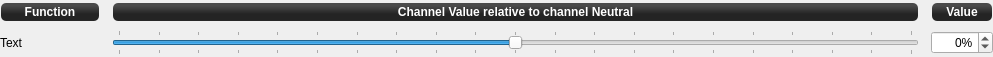
<?xml version="1.0" encoding="UTF-8"?>
<ui version="4.0">
 <class>FailsafeChannelForm</class>
 <widget class="QWidget" name="FailsafeChannelForm">
  <property name="geometry">
   <rect>
    <x>0</x>
    <y>0</y>
    <width>993</width>
    <height>57</height>
   </rect>
  </property>
  <property name="windowTitle">
   <string>Form</string>
  </property>
  <layout class="QGridLayout" name="gridLayout">
   <property name="leftMargin">
    <number>0</number>
   </property>
   <property name="topMargin">
    <number>0</number>
   </property>
   <property name="rightMargin">
    <number>0</number>
   </property>
   <property name="bottomMargin">
    <number>0</number>
   </property>
   <property name="horizontalSpacing">
    <number>12</number>
   </property>
   <item row="0" column="1">
    <widget class="QLabel" name="legend4">
     <property name="enabled">
      <bool>true</bool>
     </property>
     <property name="sizePolicy">
      <sizepolicy hsizetype="Expanding" vsizetype="Fixed">
       <horstretch>0</horstretch>
       <verstretch>0</verstretch>
      </sizepolicy>
     </property>
     <property name="minimumSize">
      <size>
       <width>0</width>
       <height>20</height>
      </size>
     </property>
     <property name="font">
      <font>
       <pointsize>-1</pointsize>
       <weight>75</weight>
       <italic>false</italic>
       <bold>true</bold>
      </font>
     </property>
     <property name="toolTip">
      <string>Channel value</string>
     </property>
     <property name="styleSheet">
      <string notr="true">background-color: qlineargradient(spread:reflect, x1:0.507, y1:0, x2:0.507, y2:0.772, stop:0.208955 rgba(74, 74, 74, 255), stop:0.78607 rgba(36, 36, 36, 255));
color: rgb(255, 255, 255);
border-radius: 5;
font: bold 12px;
margin:1px;</string>
     </property>
     <property name="frameShape">
      <enum>QFrame::StyledPanel</enum>
     </property>
     <property name="text">
      <string>Channel Value relative to channel Neutral</string>
     </property>
     <property name="alignment">
      <set>Qt::AlignCenter</set>
     </property>
    </widget>
   </item>
   <item row="0" column="3">
    <widget class="QLabel" name="legend5">
     <property name="toolTip">
      <string>Channel neutral</string>
     </property>
     <property name="styleSheet">
      <string notr="true">background-color: qlineargradient(spread:reflect, x1:0.507, y1:0, x2:0.507, y2:0.772, stop:0.208955 rgba(74, 74, 74, 255), stop:0.78607 rgba(36, 36, 36, 255));
color: rgb(255, 255, 255);
border-radius: 5;
font: bold 12px;
margin:1px;</string>
     </property>
     <property name="text">
      <string>Value</string>
     </property>
     <property name="alignment">
      <set>Qt::AlignCenter</set>
     </property>
    </widget>
   </item>
   <item row="1" column="1">
    <widget class="TextBubbleSlider" name="channelValue">
     <property name="sizePolicy">
      <sizepolicy hsizetype="Expanding" vsizetype="Preferred">
       <horstretch>0</horstretch>
       <verstretch>0</verstretch>
      </sizepolicy>
     </property>
     <property name="minimumSize">
      <size>
       <width>200</width>
       <height>0</height>
      </size>
     </property>
     <property name="focusPolicy">
      <enum>Qt::StrongFocus</enum>
     </property>
     <property name="toolTip">
      <string>Channel input value (µs)</string>
     </property>
     <property name="accessibleName">
      <string/>
     </property>
     <property name="accessibleDescription">
      <string/>
     </property>
     <property name="inputMethodHints">
      <set>Qt::ImhNone</set>
     </property>
     <property name="minimum">
      <number>-100</number>
     </property>
     <property name="maximum">
      <number>100</number>
     </property>
     <property name="orientation">
      <enum>Qt::Horizontal</enum>
     </property>
     <property name="tickPosition">
      <enum>QSlider::TicksBothSides</enum>
     </property>
     <property name="tickInterval">
      <number>10</number>
     </property>
    </widget>
   </item>
   <item row="1" column="3">
    <widget class="QSpinBox" name="channelValueSpinner">
     <property name="alignment">
      <set>Qt::AlignRight|Qt::AlignTrailing|Qt::AlignVCenter</set>
     </property>
     <property name="keyboardTracking">
      <bool>false</bool>
     </property>
     <property name="suffix">
      <string>%</string>
     </property>
     <property name="minimum">
      <number>-100</number>
     </property>
     <property name="maximum">
      <number>100</number>
     </property>
     <property name="value">
      <number>0</number>
     </property>
    </widget>
   </item>
   <item row="0" column="0">
    <widget class="QLabel" name="legend0">
     <property name="enabled">
      <bool>true</bool>
     </property>
     <property name="sizePolicy">
      <sizepolicy hsizetype="Preferred" vsizetype="Fixed">
       <horstretch>0</horstretch>
       <verstretch>0</verstretch>
      </sizepolicy>
     </property>
     <property name="minimumSize">
      <size>
       <width>0</width>
       <height>20</height>
      </size>
     </property>
     <property name="font">
      <font>
       <pointsize>-1</pointsize>
       <weight>75</weight>
       <italic>false</italic>
       <bold>true</bold>
      </font>
     </property>
     <property name="toolTip">
      <string>Channel function</string>
     </property>
     <property name="styleSheet">
      <string notr="true">background-color: qlineargradient(spread:reflect, x1:0.507, y1:0, x2:0.507, y2:0.772, stop:0.208955 rgba(74, 74, 74, 255), stop:0.78607 rgba(36, 36, 36, 255));
color: rgb(255, 255, 255);
border-radius: 5;
font: bold 12px;
margin:1px;</string>
     </property>
     <property name="frameShape">
      <enum>QFrame::StyledPanel</enum>
     </property>
     <property name="text">
      <string>Function</string>
     </property>
     <property name="alignment">
      <set>Qt::AlignCenter</set>
     </property>
    </widget>
   </item>
   <item row="1" column="0">
    <widget class="QLabel" name="channelName">
     <property name="sizePolicy">
      <sizepolicy hsizetype="Preferred" vsizetype="Preferred">
       <horstretch>0</horstretch>
       <verstretch>0</verstretch>
      </sizepolicy>
     </property>
     <property name="minimumSize">
      <size>
       <width>100</width>
       <height>0</height>
      </size>
     </property>
     <property name="maximumSize">
      <size>
       <width>16777215</width>
       <height>16777215</height>
      </size>
     </property>
     <property name="text">
      <string>Text</string>
     </property>
    </widget>
   </item>
  </layout>
 </widget>
 <customwidgets>
  <customwidget>
   <class>TextBubbleSlider</class>
   <extends>QSlider</extends>
   <header>utils/textbubbleslider.h</header>
  </customwidget>
 </customwidgets>
 <tabstops>
  <tabstop>channelValue</tabstop>
 </tabstops>
 <resources/>
 <connections>
  <connection>
   <sender>channelValue</sender>
   <signal>valueChanged(int)</signal>
   <receiver>channelValueSpinner</receiver>
   <slot>setValue(int)</slot>
   <hints>
    <hint type="sourcelabel">
     <x>530</x>
     <y>43</y>
    </hint>
    <hint type="destinationlabel">
     <x>965</x>
     <y>43</y>
    </hint>
   </hints>
  </connection>
  <connection>
   <sender>channelValueSpinner</sender>
   <signal>valueChanged(int)</signal>
   <receiver>channelValue</receiver>
   <slot>setValue(int)</slot>
   <hints>
    <hint type="sourcelabel">
     <x>965</x>
     <y>43</y>
    </hint>
    <hint type="destinationlabel">
     <x>530</x>
     <y>43</y>
    </hint>
   </hints>
  </connection>
 </connections>
</ui>
